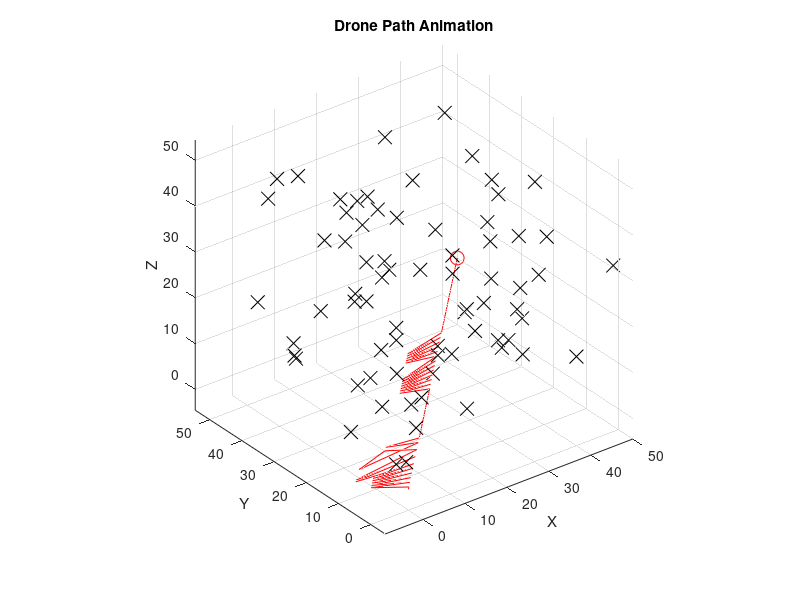

This chart was generated by the following MATLAB code:
function uavSmart
    % Define start and goal states
    startState = [0 0 0 deg2rad(0)];
    goalState = [50 50 10 deg2rad(45)];

    % Obstacle and drone settings
    numObstacles = 70;
    obstacleRadius = 1;
    lidarRadius = 5;
    droneRadius = 1;
    safetyMargin = 1;

    % Random and deterministic obstacles
    obstaclePoints = rand(numObstacles, 3) * 50;
    deterministicObstacles = [25 25 5; 30 30 7];
    obstaclePoints = [obstaclePoints; deterministicObstacles];

    % Linear interpolation for visualization
    numPoints = 100;
    x = linspace(startState(1), goalState(1), numPoints);
    y = linspace(startState(2), goalState(2), numPoints);
    z = linspace(startState(3), goalState(3), numPoints);
    waypoints = [x' y' z'];

    % Visualization setup
    figure;
    dronePlot = plot3(startState(1), startState(2), startState(3), 'ro', 'MarkerSize', 10);
    hold on;
    traveledPlot = plot3(startState(1), startState(2), startState(3), 'r-');
    obstaclePlot = plot3(obstaclePoints(:,1), obstaclePoints(:,2), obstaclePoints(:,3), 'kx', 'MarkerSize', 10);
    xlabel('X');
    ylabel('Y');
    zlabel('Z');
    title('Drone Path Animation');
    grid on;
    axis equal;

    % Initialize drone position
    dronePosition = startState(1:3);

    % Main loop for path animation
    for k = 1:length(waypoints)
        % Implement obstacle avoidance
        [dronePosition, adjusted] = advancedObstacleAvoidance(dronePosition, waypoints(k, :), obstaclePoints, lidarRadius, droneRadius, safetyMargin);

        % Update drone position in visualization
        updateDronePosition(dronePosition, dronePlot, traveledPlot);

        % Control animation speed
        pause(0.05);
    end
end

function [newPosition, adjusted] = advancedObstacleAvoidance(currentPosition, targetPosition, obstacles, lidarRadius, droneRadius, safetyMargin)
    % Calculate distances to all obstacles
    distancesToObstacles = sqrt(sum((obstacles - currentPosition).^2, 2));
    
    % Find potential collision obstacles
    potentialCollisions = find(distancesToObstacles < lidarRadius);
    adjusted = false;
    newPosition = currentPosition; % Initialize newPosition

    % If there are potential collisions, plot avoidance
    if ~isempty(potentialCollisions)
        for collisionIndex = potentialCollisions'
            obstaclePos = obstacles(collisionIndex, :);
            avoidanceCurve = calculateAvoidanceCurve(currentPosition, obstaclePos, lidarRadius);

            if isCurveSafe(avoidanceCurve, obstacles, droneRadius + safetyMargin)
                % Update position along the avoidance curve
                newPosition = avoidanceCurve(end, :); % Assuming the end of the curve is the new position
                adjusted = true;
                break; % Exit loop after successful avoidance
            end
        end
    end

    % Continue on the default path if no adjustment was needed
    if ~adjusted
        newPosition = targetPosition;
    end
end

function updateDronePosition(newPosition, dronePlot, traveledPlot)
    set(dronePlot, 'XData', newPosition(1), 'YData', newPosition(2), 'ZData', newPosition(3));
    set(traveledPlot, 'XData', [get(traveledPlot, 'XData'), newPosition(1)], ...
                     'YData', [get(traveledPlot, 'YData'), newPosition(2)], ...
                     'ZData', [get(traveledPlot, 'ZData'), newPosition(3)]);
    drawnow;
end

function avoidanceCurve = calculateAvoidanceCurve(currentPosition, obstaclePosition, lidarRadius)
    % Simple avoidance curve calculation
    obstacleVector = obstaclePosition - currentPosition;
    theta = linspace(0, pi, 10);
    semiCircleRadius = lidarRadius * 1.5;
    avoidanceCurve = zeros(length(theta), 3);

    for i = 1:length(theta)
        avoidanceCurve(i, :) = currentPosition + ...
                               semiCircleRadius * [cos(theta(i)), sin(theta(i)), 0] + ...
                               obstacleVector * 0.5;
    end
end

function isSafe = isCurveSafe(curve, obstacles, safeDistance)
    isSafe = true;

    for i = 1:size(curve, 1)
        for j = 1:size(obstacles, 1)
            distance = norm(curve(i, :) - obstacles(j, :));
            if distance < safeDistance
                isSafe = false;
                return;
            end
        end
    end
end